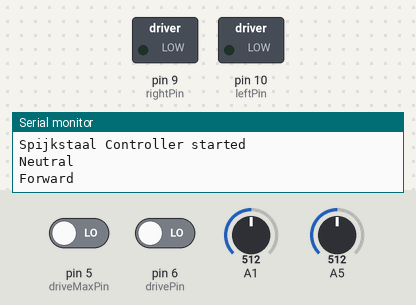
Bench run of a sketch on a simulated Arduino Uno, built with avr-gcc and run on an emulated ATmega328P. On the bench: switched loads named in the sketch (green lamp = pin HIGH), the last lines printed to the serial monitor. The inputs (shaded band) are chosen by the test bench; at power-on: pin 6 (drivePin) LOW, A5 = 512, A1 = 512, pin 5 (driveMaxPin) LOW.

Above: at 1.2 s.
1.3 s: pin 6 (drivePin) driven HIGH
At 2.3 s:
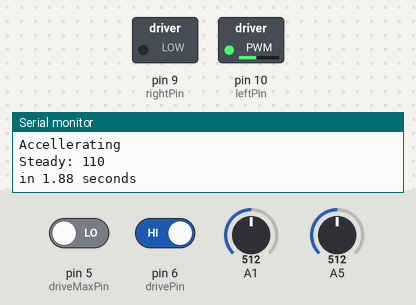
3.4 s: A5 set to 390
At 4.0 s:
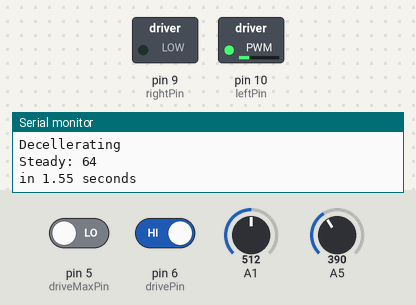
4.9 s: A1 set to 788
6.4 s: A1 set to 807
At 7.9 s:
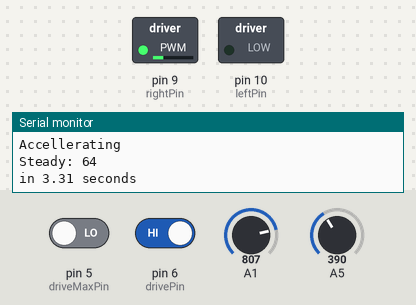
8.2 s: A5 set to 410
At 9.3 s:
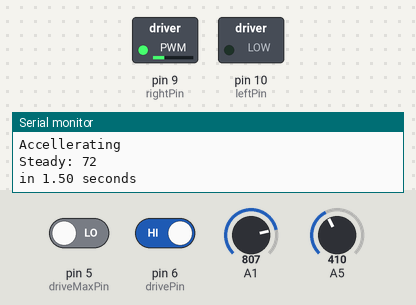
9.7 s: A5 set to 560
At 10.4 s:
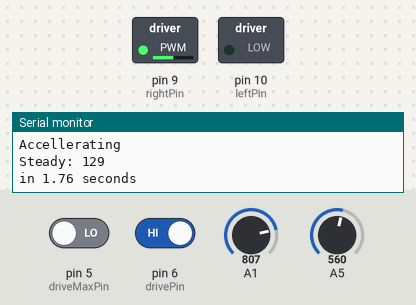
Timing chart, 0 to 12.5 s (numbered marks = the images above; inputs shaded):
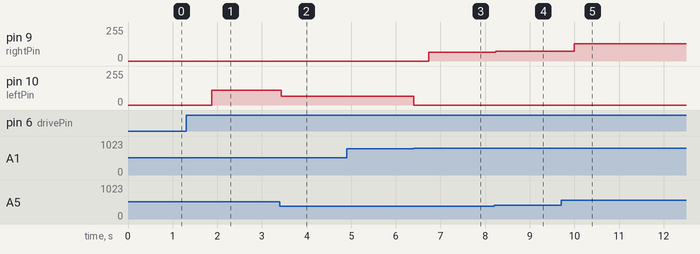

Measured:
- the behaviour switches between 800 and 801 on A1 (found by bisection; images 2 and 3)
- after the input at 1.3 s, pin 10 (leftPin): 0/255 → 110/255 after 0.58 s
- after the input at 3.4 s, pin 10 (leftPin): 110/255 → 64/255 at once
- after the input at 4.9 s, every drawn part: stays the same
- after the input at 6.4 s, pin 9 (rightPin): 0/255 → 64/255 after 0.33 s; pin 10 (leftPin): 64/255 → 0/255 at once
- after the input at 8.2 s, pin 9 (rightPin): 64/255 → 72/255 at once
- after the input at 9.7 s, pin 9 (rightPin): 72/255 → 129/255 after 0.30 s

The sketch:

motorcontroller.ino
```cpp
//
// arduino program for spijkstaal controller
//
// A5 = gas pedal
// A1 = gearbox switch
int leftPin = 10;
int rightPin = 9;
int drivePin = 6;
int driveMaxPin = 5;
typedef enum Gear { reverse, neutral, forward };
Gear gear = neutral;
int maxSpeed = 150; // maximum pwm (between 0..254);
typedef enum speedMode { accel, steady, decel };
speedMode speedmode = steady;
int speed = 0;
#define DECEL 400
#define ACCEL 5000
int accelltime = 0;

// for later extensions:
// int TempPin = 8; // for oneWire protocol
// int SpeedoutPin = 11;
// int SpeedSensPin = 4;
// int Contact = 2;

void setup() {
  pinMode(leftPin, OUTPUT);
  analogWrite(leftPin,0);
  pinMode(rightPin, OUTPUT);
  analogWrite(rightPin,0);
  pinMode(drivePin, INPUT); // pullup?
  pinMode(driveMaxPin, INPUT); // pullup?
  Serial.begin(9600);
  Serial.println("Spijkstaal Controller started");
  accelltime = millis();
  // setPwmFrequency(9, 8);
  // setPwmFrequency(10, 8);
}

int speedVal() {
  bool drive = digitalRead(drivePin);
  bool driveMax = digitalRead(driveMaxPin);
  int speedval = analogRead(A5);
  int res = 0;
  //Serial.print(speedval);
  if (drive) {
    if ((driveMax) && (speedval > 550)) {
	    res=maxSpeed;
	  } else {
      if (speedval < 220) { speedval = 220; }
      if (speedval > 615) { speedval = 615; }
      res = map(speedval,220,615,0,maxSpeed);
	  }
  } else {
    res = 0;
  }
  //Serial.print(" out: ");
  //Serial.println(res);
  return res;
}

void adjustSpeed(int runPin) {
  int speedval = speedVal();
  if (speedval < speed) {	// we should decellerate
    speed--;
    analogWrite(runPin, speed);
	delayMicroseconds(DECEL);
	if (speedmode != decel) {
		speedmode = decel;
		Serial.println("Decellerating");
	}
  }
  if (speedval > speed) {   // we should accellerate
    speed++;
    analogWrite(runPin, speed);
	delayMicroseconds(ACCEL);
  	if (speedmode != accel) {
		speedmode = accel;
		Serial.println("Accellerating");
	}
  }
  if (speedval == speed) { // we are running steady
  	if (speedmode != steady) {
		speedmode = steady;
		Serial.print("Steady: ");
    Serial.println(speed);
    Serial.print("in ");
    double res = (millis()-accelltime)/1000.0;
    Serial.print(res);
    Serial.println(" seconds");
    accelltime = millis();
	}
  }
}

Gear gearSwitch() {
  int dval = analogRead(A1);
  Gear newdir = neutral;
  if (dval > 400) newdir = forward;
  if (dval > 800) newdir = reverse;
  return newdir;
}

void loop() {
  switch (gear) {
    case neutral:  // Gear is in neutral
	  analogWrite(leftPin, 0);
	  analogWrite(rightPin, 0);
    speed=0;
    Serial.println("Neutral");
	  while (gearSwitch() == neutral);
	  gear = gearSwitch();
	  break;
	case forward: // driving forward
    speed=0;
    Serial.println("Forward");
	  while (gearSwitch() == forward) {
	    adjustSpeed(leftPin);
	  }
	  gear = neutral;
	  break;
	case reverse: // driving backwards
    speed=0;
      Serial.println("Reverse");
	  while (gearSwitch() == reverse) {
	    adjustSpeed(rightPin);
	  }
	  gear = neutral;
	  break;
  }
}

void setPwmFrequency(int pin, int divisor) {
  byte mode;
  if(pin == 5 || pin == 6 || pin == 9 || pin == 10) {
    switch(divisor) {
      case 1: mode = 0x01; break;
      case 8: mode = 0x02; break;
      case 64: mode = 0x03; break;
      case 256: mode = 0x04; break;
      case 1024: mode = 0x05; break;
      default: return;
    }
    if(pin == 5 || pin == 6) {
      TCCR0B = TCCR0B & 0b11111000 | mode;
    } else {
      TCCR1B = TCCR1B & 0b11111000 | mode;
    }
  } else if(pin == 3 || pin == 11) {
    switch(divisor) {
      case 1: mode = 0x01; break;
      case 8: mode = 0x02; break;
      case 32: mode = 0x03; break;
      case 64: mode = 0x04; break;
      case 128: mode = 0x05; break;
      case 256: mode = 0x06; break;
      case 1024: mode = 0x07; break;
      default: return;
    }
    TCCR2B = TCCR2B & 0b11111000 | mode;
  }
}
```
